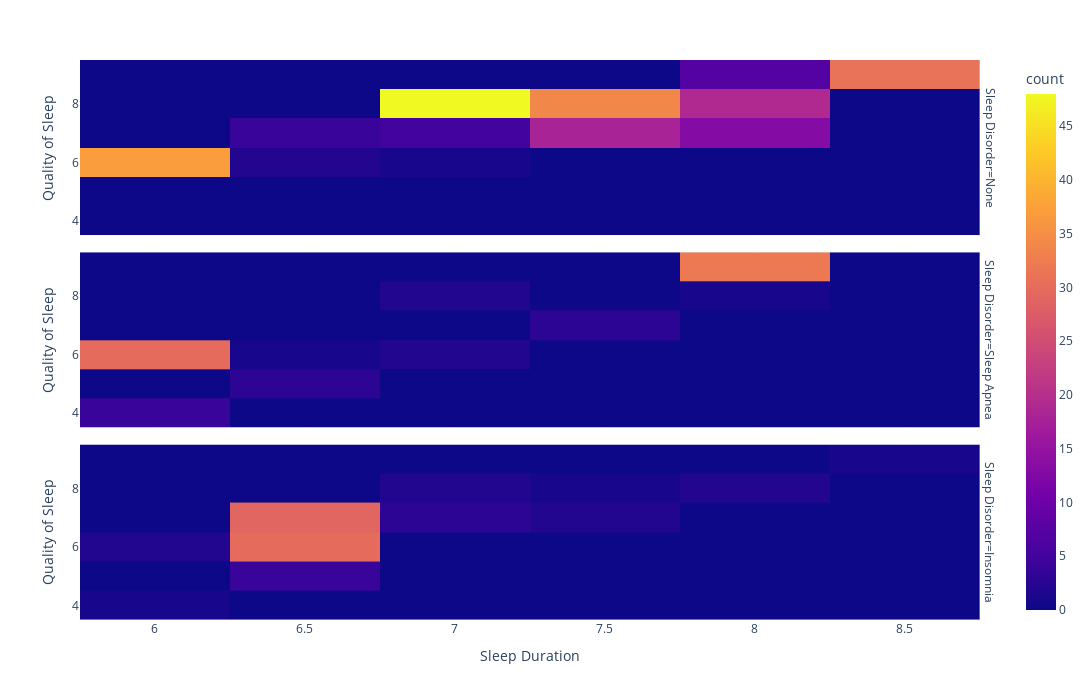

The cell this chart's notebook holds for it:
### Code cell
fig = px.density_heatmap(df, x="Sleep Duration", y="Quality of Sleep", facet_row="Sleep Disorder")
fig.update_layout(width=1200, height=700)
fig.show()

### Figure 1 — Plotly figure (JSON) as saved in the notebook; plotly's stock layout.template omitted (floating-point values rounded to 4 significant figures; data arrays with more than 128 entries replaced by an {"elided": "..."} marker saying what was removed)
{"data": [{"coloraxis": "coloraxis", "hovertemplate": "Sleep Disorder=None<br>Sleep Duration=%{x}<br>Quality of Sleep=%{y}<br>count=%{z}<extra></extra>", "name": "", "type": "histogram2d", "x": {"elided": "219 float values"}, "xaxis": "x3", "xbingroup": "x", "y": {"elided": "219 int values"}, "yaxis": "y3", "ybingroup": "y"}, {"coloraxis": "coloraxis", "hovertemplate": "Sleep Disorder=Sleep Apnea<br>Sleep Duration=%{x}<br>Quality of Sleep=%{y}<br>count=%{z}<extra></extra>", "name": "", "type": "histogram2d", "x": [5.9, 5.9, 6.5, 6, 6.4, 7.7, 5.8, 5.8, 7.4, 6.6, 7.2, 7.1, 7.4, 6.8, 6.8, 7.8, 6.5, 5.9, 6, 6.1, 6.1, 6.1, 6.1, 6.2, 6.2, 6.2, 8.1, 8.1, 6.1, 6, 6, 6, 6, 6, 6, 6, 6.1, 6, 6.1, 6.1, 6, 6.1, 6, 6.1, 6.1, 6, 6.1, 6.1, 8.1, 8.1, 8.2, 8.2, 8.2, 8.2, 8.2, 8.1, 8.1, 8.1, 8, 8, 8, 8, 8, 8, 8.2, 8.2, 8.2, 8.2, 8, 8, 8.1, 8, 8.1, 8.1, 8, 8.1, 8.1, 8.1], "xaxis": "x2", "xbingroup": "x", "y": [4, 4, 5, 6, 5, 7, 4, 4, 7, 5, 8, 8, 7, 6, 6, 8, 6, 6, 6, 6, 6, 6, 6, 6, 6, 6, 9, 9, 6, 6, 6, 6, 6, 6, 6, 6, 6, 6, 6, 6, 6, 6, 6, 6, 6, 6, 6, 6, 9, 9, 9, 9, 9, 9, 9, 9, 9, 9, 9, 9, 9, 9, 9, 9, 9, 9, 9, 9, 9, 9, 9, 9, 9, 9, 9, 9, 9, 9], "yaxis": "y2", "ybingroup": "y"}, {"coloraxis": "coloraxis", "hovertemplate": "Sleep Disorder=Insomnia<br>Sleep Duration=%{x}<br>Quality of Sleep=%{y}<br>count=%{z}<extra></extra>", "name": "", "type": "histogram2d", "x": [5.9, 6.3, 6.5, 6.4, 6, 7.2, 6.6, 7.2, 6.5, 7.6, 6.5, 6.7, 6.3, 6.7, 6.5, 6.7, 6.4, 6.5, 6.5, 6.5, 6.5, 6.5, 6.5, 6.5, 6.5, 6.5, 7.8, 7.8, 6.6, 6.4, 6.3, 6.4, 6.6, 6.3, 6.6, 6.3, 6.6, 6.3, 6.6, 6.3, 6.6, 6.3, 6.6, 6.3, 6.4, 6.5, 6.3, 6.4, 6.5, 6.3, 6.4, 6.5, 6.3, 6.5, 6.3, 6.8, 6.8, 6.8, 6.5, 6.5, 6.5, 6.5, 6.6, 6.6, 6.6, 6.6, 6.6, 7.3, 7.3, 6.1, 6.5, 6.5, 6.6, 6.6, 6.6, 6.6, 8.3], "xaxis": "x", "xbingroup": "x", "y": [4, 6, 5, 5, 6, 8, 5, 8, 5, 8, 6, 7, 6, 7, 6, 7, 6, 6, 6, 6, 6, 6, 6, 6, 6, 6, 8, 8, 7, 6, 6, 6, 7, 6, 7, 6, 7, 6, 7, 6, 7, 6, 7, 6, 6, 7, 6, 6, 7, 6, 6, 7, 6, 7, 6, 7, 7, 7, 7, 7, 7, 7, 7, 7, 7, 7, 7, 7, 7, 6, 7, 7, 7, 7, 7, 7, 9], "yaxis": "y", "ybingroup": "y"}], "layout": {"annotations": [{"font": {}, "showarrow": false, "text": "Sleep Disorder=Insomnia", "textangle": 90, "x": 0.98, "xanchor": "left", "xref": "paper", "y": 0.1567, "yanchor": "middle", "yref": "paper"}, {"font": {}, "showarrow": false, "text": "Sleep Disorder=Sleep Apnea", "textangle": 90, "x": 0.98, "xanchor": "left", "xref": "paper", "y": 0.5, "yanchor": "middle", "yref": "paper"}, {"font": {}, "showarrow": false, "text": "Sleep Disorder=None", "textangle": 90, "x": 0.98, "xanchor": "left", "xref": "paper", "y": 0.8433, "yanchor": "middle", "yref": "paper"}], "coloraxis": {"colorbar": {"title": {"text": "count"}}, "colorscale": [[0, "#0d0887"], [0.1111, "#46039f"], [0.2222, "#7201a8"], [0.3333, "#9c179e"], [0.4444, "#bd3786"], [0.5556, "#d8576b"], [0.6667, "#ed7953"], [0.7778, "#fb9f3a"], [0.8889, "#fdca26"], [1, "#f0f921"]]}, "height": 700, "legend": {"tracegroupgap": 0}, "margin": {"t": 60}, "width": 1200, "xaxis": {"anchor": "y", "domain": [0, 0.98], "title": {"text": "Sleep Duration"}}, "xaxis2": {"anchor": "y2", "domain": [0, 0.98], "matches": "x", "showticklabels": false}, "xaxis3": {"anchor": "y3", "domain": [0, 0.98], "matches": "x", "showticklabels": false}, "yaxis": {"anchor": "x", "domain": [0, 0.3133], "title": {"text": "Quality of Sleep"}}, "yaxis2": {"anchor": "x2", "domain": [0.3433, 0.6567], "matches": "y", "title": {"text": "Quality of Sleep"}}, "yaxis3": {"anchor": "x3", "domain": [0.6867, 1.0], "matches": "y", "title": {"text": "Quality of Sleep"}}}}
